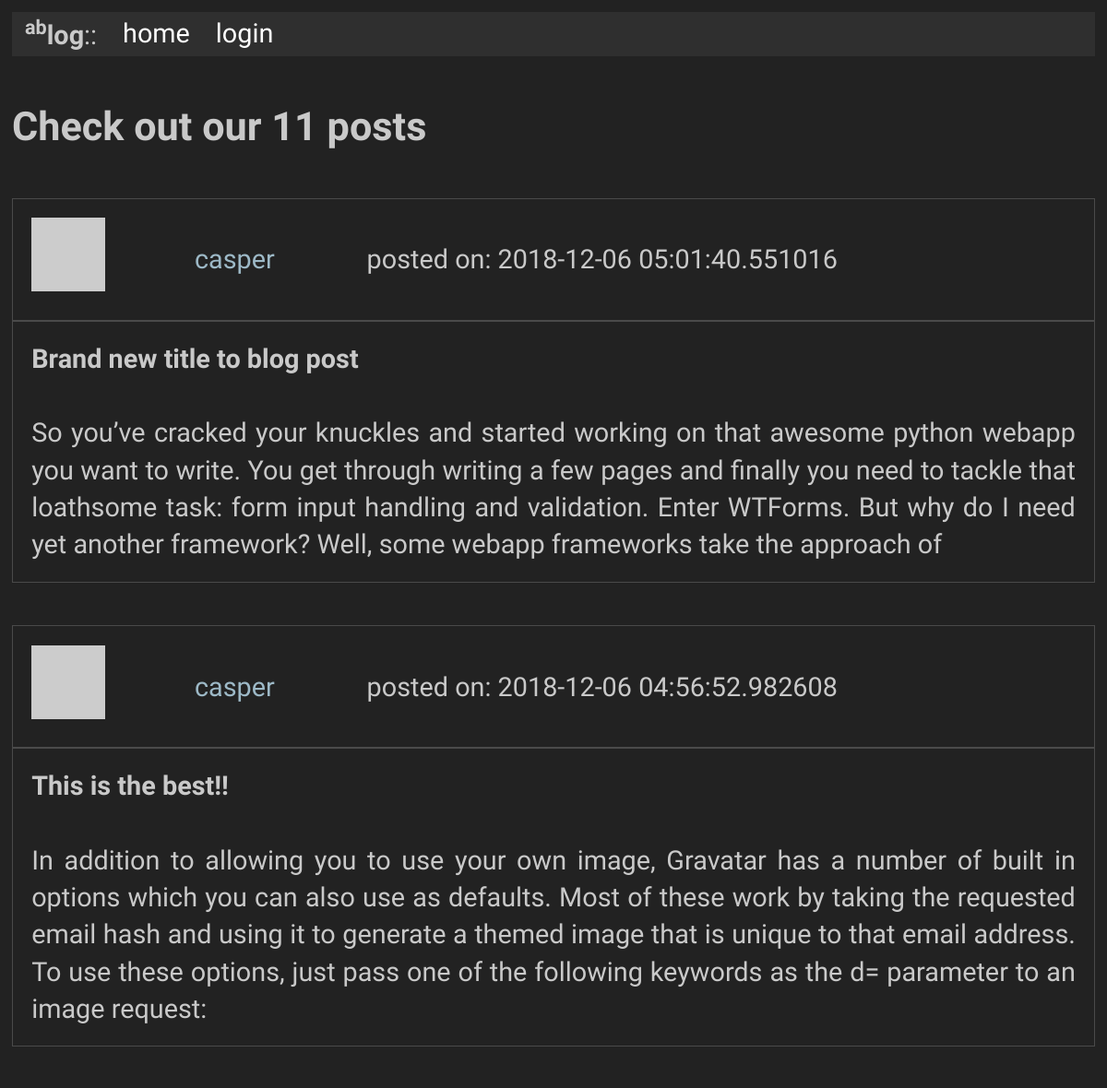
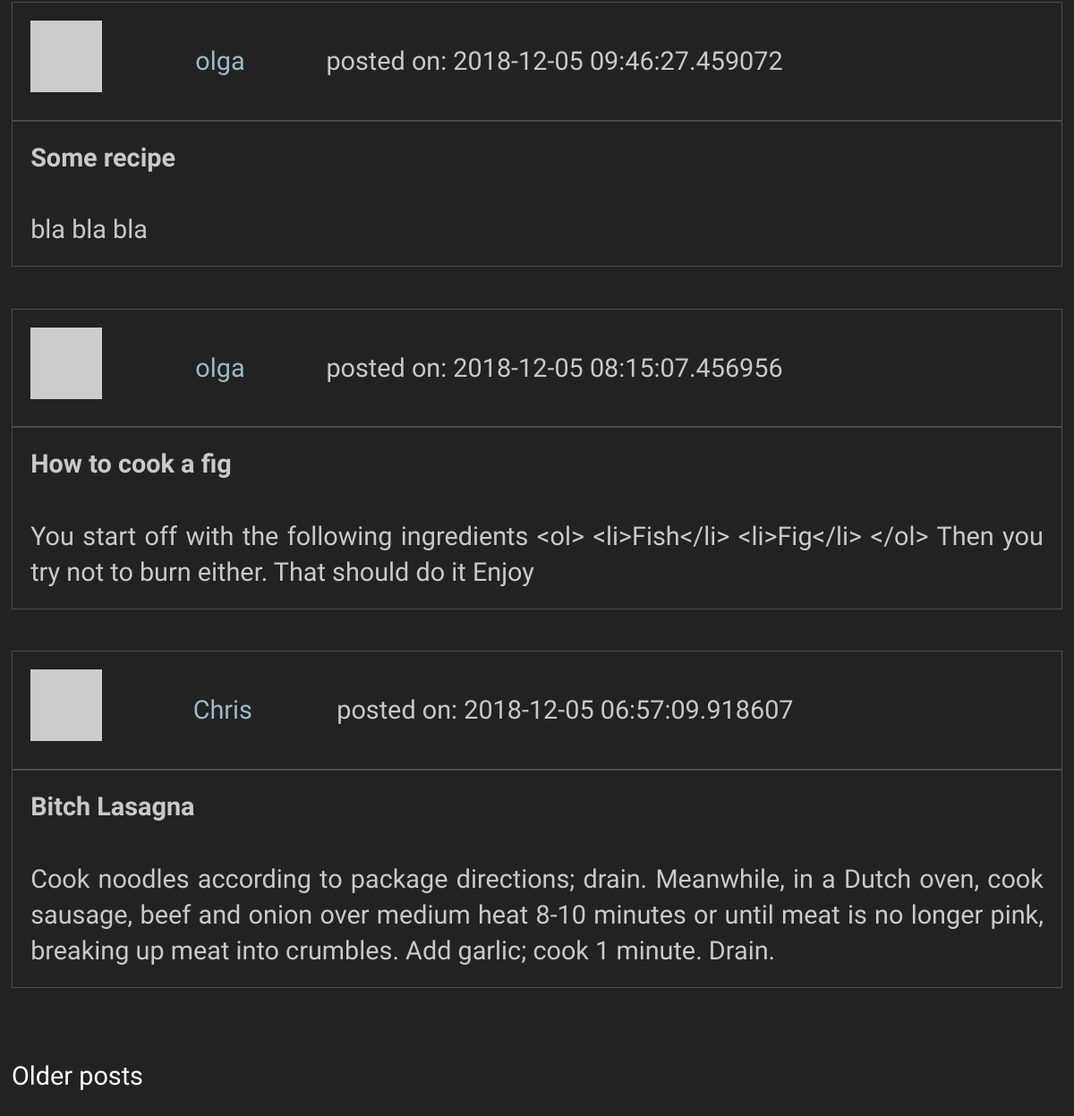
Screenshot of /browse with the database file from the repository (2 pictures, top to bottom).
### app/models.py (models this page shows, shortened)
class Post(db.Model):
    id           = db.Column(db.Integer, primary_key = True)
    title        = db.Column(db.String(40))
    body         = db.Column(db.String(100))
    timestamp    = db.Column(db.DateTime, index = True, default = datetime.utcnow)
    user_id      = db.Column(db.Integer, db.ForeignKey('user.id'))

class User(UserMixin, db.Model):
    id            = db.Column(db.Integer, primary_key = True)
    username      = db.Column(db.String(64), index = True, unique = True)
    full_name     = db.Column(db.String(80), index = True)
    email         = db.Column(db.String(128), index = True, unique = True)
    password_hash = db.Column(db.String(128))
    posts         = db.relationship('Post', backref = 'author', lazy = 'dynamic')
    about_me      = db.Column(db.String(50))
    last_seen     = db.Column(db.DateTime, default=datetime.utcnow)
    """
    Generates password hash from password string
    """
    """
    Checks if provided password matches self.password_hash
    """
    """
    Fetches generated avatar from gravatar from hash, which is generated from email
    """
    def avatar(self, size = 64):
        digest = md5(self.email.lower().encode('utf-8')).hexdigest()
        return('https://gravatar.com/avatar/{}?d=retro&s={}'.format(digest, size))

### app/routes.py (the view)
@app.route('/browse', methods = ['GET', 'POST'])
def browse():
    page        = request.args.get('page', 1, type = int)
    posts       = Post.query.order_by(Post.timestamp.desc())
    n_posts     = posts.count()
    posts       = posts.paginate(page, app.config['POSTS_PER_PAGE'], False)
    next_url    = url_for('browse', page = posts.next_num) if posts.has_next else None
    prev_url    = url_for('browse', page = posts.prev_num) if posts.has_prev else None
    return(render_template('browse.html',  title = "Browse", posts = posts.items, n_posts = n_posts, next_url = next_url, prev_url = prev_url))

### app/routes.py (called while the page is built)
@app.before_request
def before_request():
    if current_user.is_authenticated:
        current_user.last_seen = datetime.utcnow()
        db.session.commit()

### app/templates/browse.html
{% extends "base.html" %}
{% from "_post.html" import render_post %}
{% from "_pagination.html" import render_pageset %}
{% block content %}
    <h4>Check out our <b>{{ n_posts }}</b> posts</h4>
    {% for post in posts %}
        {{ render_post(post) }}
    {% endfor %}
    {{ render_pageset(prev_url, next_url)}}
{% endblock %}

### app/templates/_post.html
{% macro render_post(src) %}
  <table>
    <table>
      <tr>
        <td>
          <img src="{{ src.author.avatar(48) }}"><br>
        </td>
        <td>
          <a  id="inline-hyper" href="{{ url_for('user', username=src.author.username) }}">{{ src.author.username }}</a>
        </td>
        <td>
          posted on: {{ src.timestamp }}
        </td>
      </tr>
    </table>
    <table>
      <tr>
          <td><b>{{ src.title }}<b></td>
      </tr>
      <tr>
          <td>{{ src.body }}</td>
      </tr>
    </table>
  <table>
  <br>
{% endmacro %}

### app/static/style.css (style rules this page uses)
body { font-size: 1.8rem; line-height: 1.618; max-width: 52em; margin: auto; font-family: 'Quattrocento Sans', sans-serif; color: #c9c9c9; background-color: #222222; padding: 13px; }
h1, h2, h3, h4, h5, h6 { font-family: 'Quattrocento Sans', sans-serif; font-weight: 700; overflow-wrap: break-word; word-wrap: break-word; -ms-word-break: break-all; word-break: break-word; -ms-hyphens: auto; -moz-hyphens: auto; -webkit-hyphens: auto; hyphens: auto; }
h4 { line-height: 0.9; font-size: 1.5em; }
a { text-decoration: none; color: #ffffff; }
#inline-hyper { color: #9db9c7; }
table { text-align: justify; width: 100%; border-collapse: collapse; border: 1px solid #4a4a4a; }
td, th { line-height: 1.4em; padding: 0.7em; }

### rows the page displays
Post: timestamp "2018-12-06 05:01:40.551016", title "Brand new title to blog post", body "So you’ve cracked your knuckles and started working on that awesome python webapp you want to write. You get through writing a few pages and finally you need to tackle that loathsome task: form input handling and validation. Enter WTForms. But why do I need yet another framework? Well, some webapp frameworks take the approach of"
User: author.username "casper"
Post: timestamp "2018-12-06 04:56:52.982608", title "This is the best!!", body "In addition to allowing you to use your own image, Gravatar has a number of built in options which you can also use as defaults. Most of these work by taking the requested email hash and using it to generate a themed image that is unique to that email address. To use these options, just pass one of the following keywords as the d= parameter to an image request:"
Post: timestamp "2018-12-05 09:46:27.459072", title "Some recipe", body "bla bla bla"
User: author.username "olga"
Post: timestamp "2018-12-05 08:15:07.456956", title "How to cook a fig", body "You start off with the following ingredients <ol> <li>Fish</li> <li>Fig</li> </ol> Then you try not to burn either. That should do it Enjoy"
Post: timestamp "2018-12-05 06:57:09.918607", title "Bitch Lasagna", body "Cook noodles according to package directions; drain. Meanwhile, in a Dutch oven, cook sausage, beef and onion over medium heat 8-10 minutes or until meat is no longer pink, breaking up meat into crumbles. Add garlic; cook 1 minute. Drain."
User: author.username "Chris"

### other values shown
{{ n_posts }} "11"
